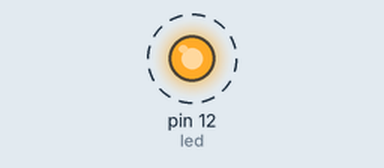
Recording of a sketch running on a simulated Arduino Uno, built with avr-gcc and run on an emulated ATmega328P. On the bench: output pins drawn as LEDs (lit = HIGH). Dashed ring = blinking.

Above: at 0.05 s.
Timing chart, 0 to 3.0 s (numbered marks = the images above):
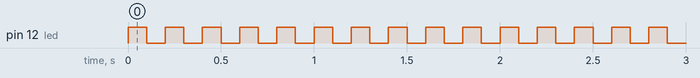

Measured:
- by itself, pin 12 (led): alternates HIGH for 0.10 s and LOW for 0.10 s

The sketch:

bip.ino
```cpp
int led =12;
void setup() {
pinMode(led,OUTPUT);
}

void loop() {
  digitalWrite(led,1);
  delay(100);
digitalWrite(led,0
);
  delay(100);
}
```
